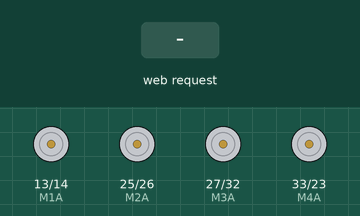
This sketch was run on a simulated ESP32. Parts: motor-driver pin pairs drawn as motors (green arrow = first pin HIGH = forward, orange = second pin HIGH = backward, longer = more drive). The test bench sets the inputs (shaded band).

Above: at 1.2 s.
1.3 s: HTTP request GET /f received
At 1.7 s:
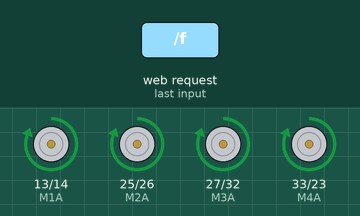
2.8 s: HTTP request GET /b received
At 4.0 s:
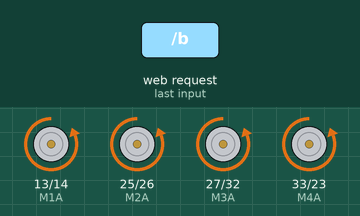
4.3 s: HTTP request GET /l received
At 5.1 s:
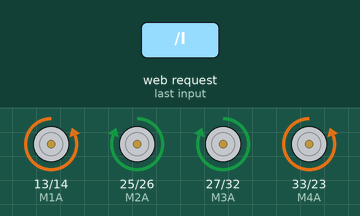
5.8 s: HTTP request GET /r received
At 6.3 s:
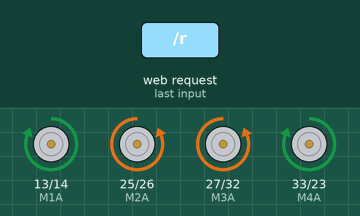
7.3 s: HTTP request GET /rl received
At 8.5 s:
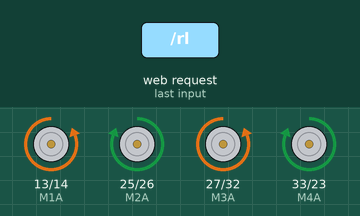
8.8 s: HTTP request GET /rr received
At 9.8 s:
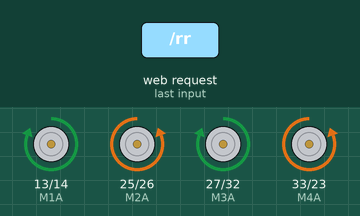
Timing chart, 0 to 11.3 s (numbered marks = the images above; inputs shaded):
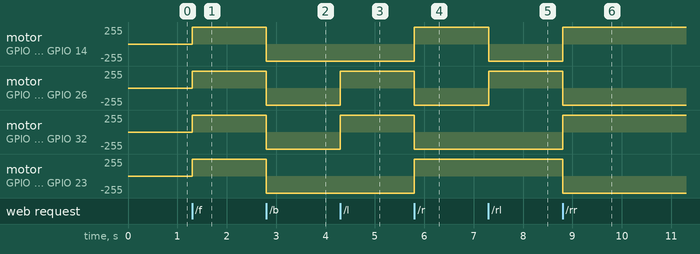

The sketch:

TK_Foootball.ino
```cpp
#include <WiFi.h>
#include <WebServer.h>

const char* ssid = "TKRobotics_FOOTBALL";
const char* password = "TKRT7282";

WebServer server(80);

// ===== МОТОРЫ =====
int M1A = 13, M1B = 14;   // Front Left
int M2A = 25, M2B = 26;   // Front Right
int M3A = 27, M3B = 32;   // Back Left
int M4A = 33, M4B = 23;   // Back Right

// ===== МОТОР =====
void motor(int a, int b, int dir) {
  if (dir == 1) {
    digitalWrite(a, HIGH);
    digitalWrite(b, LOW);
  } else if (dir == -1) {
    digitalWrite(a, LOW);
    digitalWrite(b, HIGH);
  } else {
    digitalWrite(a, LOW);
    digitalWrite(b, LOW);
  }
}

// ===== STOP =====
void stopAll() {
  motor(M1A,M1B,0);
  motor(M2A,M2B,0);
  motor(M3A,M3B,0);
  motor(M4A,M4B,0);
}

// ===== MECANUM =====
void forward() {
  motor(M1A,M1B,1); motor(M2A,M2B,1);
  motor(M3A,M3B,1); motor(M4A,M4B,1);
}

void backward() {
  motor(M1A,M1B,-1); motor(M2A,M2B,-1);
  motor(M3A,M3B,-1); motor(M4A,M4B,-1);
}

void left() {
  motor(M1A,M1B,-1); motor(M2A,M2B,1);
  motor(M3A,M3B,1);  motor(M4A,M4B,-1);
}

void right() {
  motor(M1A,M1B,1);  motor(M2A,M2B,-1);
  motor(M3A,M3B,-1); motor(M4A,M4B,1);
}

void rotateLeft() {
  motor(M1A,M1B,-1); motor(M2A,M2B,1);
  motor(M3A,M3B,-1); motor(M4A,M4B,1);
}

void rotateRight() {
  motor(M1A,M1B,1);  motor(M2A,M2B,-1);
  motor(M3A,M3B,1);  motor(M4A,M4B,-1);
}

// ===== WEB UI (телефон + ноутбук) =====
void handleRoot() {
server.send(200,"text/html",R"rawliteral(
<!DOCTYPE html>
<html>
<head>
<meta name="viewport" content="width=device-width, initial-scale=1">
<style>
body{background:#020617;color:white;font-family:Arial;text-align:center}
.grid{display:grid;grid-template-columns:repeat(3,120px);gap:15px;justify-content:center;margin-top:25px}
button{width:120px;height:120px;font-size:24px;border-radius:25px;border:none;background:#22c55e;font-weight:bold}
button:active{background:#16a34a}
.rotate{background:#38bdf8}
.stop{background:#ef4444}
</style>
</head>

<body>
<h1>TKRobotics Football</h1>
<p>dream team!<br>Laptop: W-GO A-BACK S-mecL D-mecR | Q-razL E-razR | SPACE-stop</p>

<div class="grid">
<div></div>
<button ontouchstart="cmd('f')" ontouchend="cmd('s')">mecR</button>
<div></div>

<button ontouchstart="cmd('l')" ontouchend="cmd('s')">Back</button>
<button class="stop" onclick="cmd('s')">STOP</button>
<button ontouchstart="cmd('r')" ontouchend="cmd('s')">GO</button>

<button class="rotate" ontouchstart="cmd('rl')" ontouchend="cmd('s')">razL</button>
<button ontouchstart="cmd('b')" ontouchend="cmd('s')">mecL</button>
<button class="rotate" ontouchstart="cmd('rr')" ontouchend="cmd('s')">razR</button>
</div>

<script>
let pressed = {};

function cmd(c){
  fetch('/'+c);
}

document.addEventListener('keydown', e => {
  if(pressed[e.code]) return;
  pressed[e.code] = true;

  switch(e.code){
    case 'KeyD': cmd('f'); break;
    case 'KeyS': cmd('b'); break;
    case 'KeyA': cmd('l'); break;
    case 'KeyW': cmd('r'); break;
    case 'KeyQ': cmd('rl'); break;
    case 'KeyE': cmd('rr'); break;
    case 'Space': cmd('s'); break;
  }
});

document.addEventListener('keyup', e => {
  delete pressed[e.code];
  cmd('s');
});
</script>

</body>
</html>
)rawliteral");
}

// ===== SETUP =====
void setup() {
  pinMode(M1A,OUTPUT); pinMode(M1B,OUTPUT);
  pinMode(M2A,OUTPUT); pinMode(M2B,OUTPUT);
  pinMode(M3A,OUTPUT); pinMode(M3B,OUTPUT);
  pinMode(M4A,OUTPUT); pinMode(M4B,OUTPUT);

  stopAll();

  WiFi.mode(WIFI_AP);
  WiFi.softAP(ssid,password);

  server.on("/",handleRoot);
  server.on("/f",[]{forward();server.send(200);});
  server.on("/b",[]{backward();server.send(200);});
  server.on("/l",[]{left();server.send(200);});
  server.on("/r",[]{right();server.send(200);});
  server.on("/rl",[]{rotateLeft();server.send(200);});
  server.on("/rr",[]{rotateRight();server.send(200);});
  server.on("/s",[]{stopAll();server.send(200);});

  server.begin();
}

// ===== LOOP =====
void loop() {
  server.handleClient();
}
```

Measured:
- after the input at 1.3 s, motor on GPIO 13 (M1A) / GPIO 14 (M1B), motor on GPIO 25 (M2A) / GPIO 26 (M2B), motor on GPIO 27 (M3A) / GPIO 32 (M3B), motor on GPIO 33 (M4A) / GPIO 23 (M4B): stopped → forward 255/255 at once
- after the input at 2.8 s, motor on GPIO 13 (M1A) / GPIO 14 (M1B), motor on GPIO 25 (M2A) / GPIO 26 (M2B), motor on GPIO 27 (M3A) / GPIO 32 (M3B), motor on GPIO 33 (M4A) / GPIO 23 (M4B): forward 255/255 → backward 255/255 at once
- after the input at 4.3 s, motor on GPIO 25 (M2A) / GPIO 26 (M2B), motor on GPIO 27 (M3A) / GPIO 32 (M3B): backward 255/255 → forward 255/255 at once
- after the input at 5.8 s, motor on GPIO 13 (M1A) / GPIO 14 (M1B), motor on GPIO 33 (M4A) / GPIO 23 (M4B): backward 255/255 → forward 255/255 at once; motor on GPIO 25 (M2A) / GPIO 26 (M2B), motor on GPIO 27 (M3A) / GPIO 32 (M3B): forward 255/255 → backward 255/255 at once
- after the input at 7.3 s, motor on GPIO 13 (M1A) / GPIO 14 (M1B): forward 255/255 → backward 255/255 at once; motor on GPIO 25 (M2A) / GPIO 26 (M2B): backward 255/255 → forward 255/255 at once
- after the input at 8.8 s, motor on GPIO 13 (M1A) / GPIO 14 (M1B), motor on GPIO 27 (M3A) / GPIO 32 (M3B): backward 255/255 → forward 255/255 at once; motor on GPIO 25 (M2A) / GPIO 26 (M2B), motor on GPIO 33 (M4A) / GPIO 23 (M4B): forward 255/255 → backward 255/255 at once
